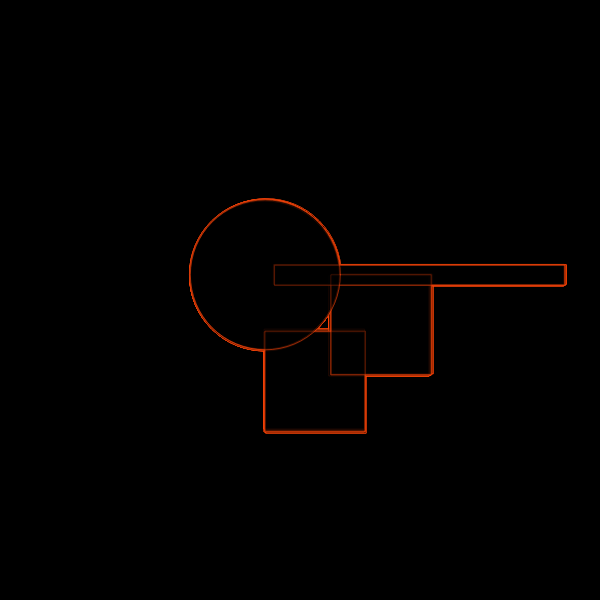
Frame 1 (no input)
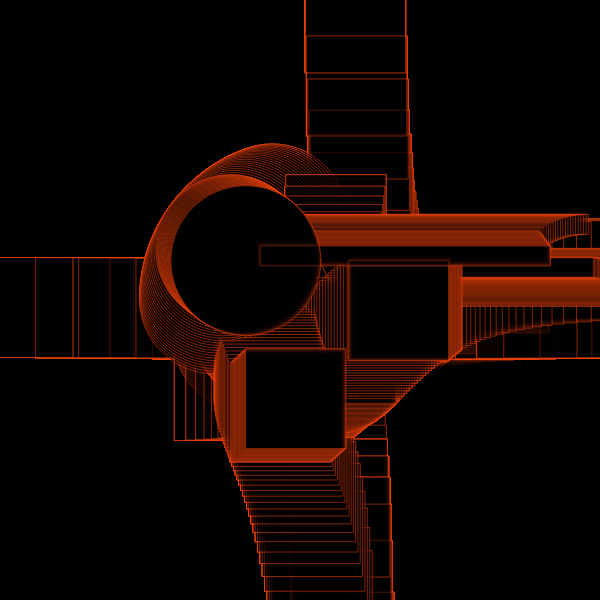
Frame 60 (no input)
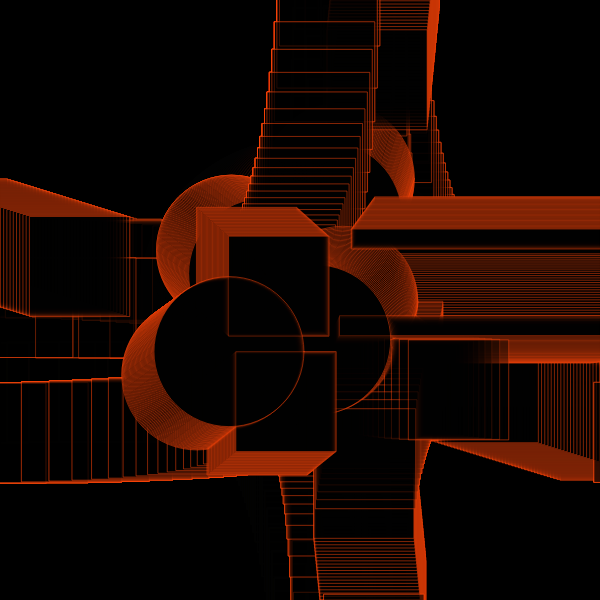
Frame 120 (the mouse pressed at the canvas centre since frame 60)

The p5.js sketch that drew these frames (run headless with seeded random() and noise() and a simulated clock; from frame 60 on, the mouse is pressed at the canvas centre):

// p5.js sketch
// ── sketch.js
//forked from: https://tylerxhobbs.com/essays/2017/aesthetically-pleasing-triangle-subdivision

let _aryObject = [];
let _tileNumT;
let _tileNumR;
let _ellipseRatio;
let _count;
let _stepR;
let _stepT;
function setup() {
  w = 600;
  var canvas;
    if(windowWidth>=600 && windowHeight >=600){
      canvas = createCanvas(600, 600);
    }
    else{
      canvas = createCanvas(windowWidth, windowHeight - 100);
    }

  var x = (windowWidth - width) / 2;
  var y = (windowHeight - height) / 2;

  canvas.position(x, y);
  background(0);
  noStroke();
  
  _freqCount = 40;

  _count = 0;
  _ellipseRatio = 2;
  _tileNumT = 5;
  _tileNumR = 7;
  
  let shapeMode = 1;
  let layerNum = 20;
  let initT = int(random(_tileNumT));
  for (k = 1; k <= layerNum; k++) {
    let baseColor = 360 + random(720);
    _aryObject.push(new f(
      1, initT,
      color((baseColor + 180) % 360, 200, 50, 100),
      shapeMode,
      width/2/_tileNumR/layerNum*k
    ));
  }

    background(0);


}




function draw() {
  // clear();
  // blendMode(EXCLUSION);
  background(0, 50);
  
  for (let i = 0; i < _aryObject.length; i++) {
    _aryObject[i].update();
    _aryObject[i].drawMe();
  }

  _count ++;
  noStroke()
  fill(255,69,0);
}

class f {
  constructor(iR, iT, myColor, shapeMode, sw) {
    this.target_iR = iR;
    this.target_iT = iT;
    this.myColor = myColor;
    this.shapeMode = shapeMode; //0 rect, 1 ellipse
    this.sw = sw *_ellipseRatio; 
    this.aryPoint = [];
  }

  setTarget() {
    _stepR = 1;
    _stepT = 1;
    this.iR = this.target_iR;
    this.iT = this.target_iT % _tileNumT;
    
    this.aryPoint.unshift([this.iR, this.iT]);

    let dir;
    if (this.iR <= _stepR) {
      dir = random(["down", "left", "right"]);
    } else if (this.iR >= _tileNumR-_stepR) {
      dir = random(["up", "left", "right"]);
    } else {
      dir = random(["up", "down", "left", "right"]);
    }

    if (dir == "up") { 
      this.target_iR = this.iR - _stepR; 
    }
    else if (dir == "down") { 
      this.target_iR = this.iR + _stepR; }
    else if (dir == "left") { 
      this.target_iT = this.iT - _stepT; 
    }
    else if (dir == "right") {
       this.target_iT = this.iT + _stepT; 
     }

    this.dR = (this.target_iR - this.iR) / (_freqCount+1);
    this.dT = (this.target_iT - this.iT) / (_freqCount+1);
  }
  
  update() {
    if (_count % _freqCount == 0) {
      this.setTarget();
    }

    if (this.target_iR == this.iR) { //dir = right or left
      this.aryPoint.unshift([this.iR, this.aryPoint[0][1] + this.dT]);
    } else if (this.target_iT == this.iT) {
      this.aryPoint.unshift([this.aryPoint[0][0] + this.dR, this.iT]);
    }

    while (this.aryPoint.length >= 40) {
      this.aryPoint.pop();
    }
  }

  drawMe() {
    stroke(255,70,10);
    strokeWeight(0.5)
    fill(0, 100)    
    push();
    translate(width/2, height/2);
    // beginShape();
    for (let i = 0; i < this.aryPoint.length; i++) {
      rect(
        width / 2 / _tileNumR * this.aryPoint[i][0] * cos(2*PI / _tileNumT * this.aryPoint[i][1]),
        width / 2 / _tileNumR * this.aryPoint[i][0] * tan(2*PI / _tileNumT * this.aryPoint[i][1]), 100, 100);
      rect(
        width / 2 / _tileNumR * this.aryPoint[i][0] * tan(2*PI / _tileNumT * this.aryPoint[i][1]),
        width / 2 / _tileNumR * this.aryPoint[i][0] * sin(2*PI / _tileNumT * this.aryPoint[i][1]), 100, 100);

        rect(
        width / 2 / _tileNumR * this.aryPoint[i][0] * sin(2*PI / _tileNumT * this.aryPoint[i][1]),
        width / 2 / _tileNumR * this.aryPoint[i][0] * cos(2*PI / _tileNumT * this.aryPoint[i][1]), 290, 20);

        ellipse(
        width / 2 / _tileNumR * this.aryPoint[i][0] * cos(2*PI / _tileNumT * this.aryPoint[i][1]),
        width / 2 / _tileNumR * this.aryPoint[i][0] * sin(2*PI / _tileNumT * this.aryPoint[i][1]), 150, 150);
    }
    // endShape();
    pop();
  }
}
